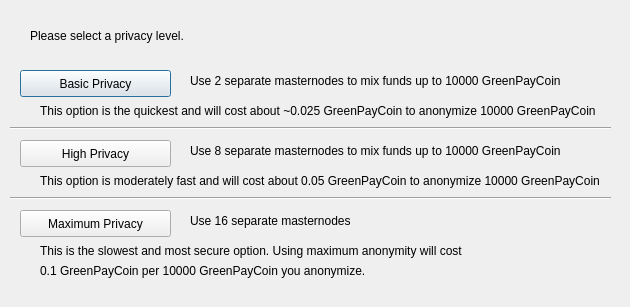
<?xml version="1.0" encoding="UTF-8"?>
<ui version="4.0">
 <class>ObfuscationConfig</class>
 <widget class="QDialog" name="ObfuscationConfig">
  <property name="geometry">
   <rect>
    <x>0</x>
    <y>0</y>
    <width>630</width>
    <height>307</height>
   </rect>
  </property>
  <property name="windowTitle">
   <string>Configure Obfuscation</string>
  </property>
  <widget class="QPushButton" name="buttonBasic">
   <property name="geometry">
    <rect>
     <x>20</x>
     <y>70</y>
     <width>151</width>
     <height>27</height>
    </rect>
   </property>
   <property name="text">
    <string>Basic Privacy</string>
   </property>
  </widget>
  <widget class="QPushButton" name="buttonHigh">
   <property name="geometry">
    <rect>
     <x>20</x>
     <y>140</y>
     <width>151</width>
     <height>27</height>
    </rect>
   </property>
   <property name="text">
    <string>High Privacy</string>
   </property>
  </widget>
  <widget class="QPushButton" name="buttonMax">
   <property name="geometry">
    <rect>
     <x>20</x>
     <y>210</y>
     <width>151</width>
     <height>27</height>
    </rect>
   </property>
   <property name="text">
    <string>Maximum Privacy</string>
   </property>
  </widget>
  <widget class="QLabel" name="label">
   <property name="geometry">
    <rect>
     <x>30</x>
     <y>20</y>
     <width>571</width>
     <height>31</height>
    </rect>
   </property>
   <property name="text">
    <string>Please select a privacy level.</string>
   </property>
  </widget>
  <widget class="QLabel" name="label_2">
   <property name="geometry">
    <rect>
     <x>190</x>
     <y>70</y>
     <width>421</width>
     <height>21</height>
    </rect>
   </property>
   <property name="text">
    <string>Use 2 separate masternodes to mix funds up to 10000 GreenPayCoin</string>
   </property>
  </widget>
  <widget class="QLabel" name="label_3">
   <property name="geometry">
    <rect>
     <x>190</x>
     <y>140</y>
     <width>411</width>
     <height>21</height>
    </rect>
   </property>
   <property name="text">
    <string>Use 8 separate masternodes to mix funds up to 10000 GreenPayCoin</string>
   </property>
  </widget>
  <widget class="QLabel" name="label_4">
   <property name="geometry">
    <rect>
     <x>190</x>
     <y>210</y>
     <width>421</width>
     <height>21</height>
    </rect>
   </property>
   <property name="text">
    <string>Use 16 separate masternodes</string>
   </property>
  </widget>
  <widget class="QLabel" name="label_6">
   <property name="geometry">
    <rect>
     <x>40</x>
     <y>100</y>
     <width>561</width>
     <height>21</height>
    </rect>
   </property>
   <property name="text">
    <string>This option is the quickest and will cost about ~0.025 GreenPayCoin to anonymize 10000 GreenPayCoin</string>
   </property>
  </widget>
  <widget class="QLabel" name="label_7">
   <property name="geometry">
    <rect>
     <x>40</x>
     <y>170</y>
     <width>561</width>
     <height>21</height>
    </rect>
   </property>
   <property name="text">
    <string>This option is moderately fast and will cost about 0.05 GreenPayCoin to anonymize 10000 GreenPayCoin</string>
   </property>
  </widget>
  <widget class="QLabel" name="label_8">
   <property name="geometry">
    <rect>
     <x>40</x>
     <y>240</y>
     <width>561</width>
     <height>21</height>
    </rect>
   </property>
   <property name="text">
    <string>This is the slowest and most secure option. Using maximum anonymity will cost</string>
   </property>
  </widget>
  <widget class="QLabel" name="label_9">
   <property name="geometry">
    <rect>
     <x>40</x>
     <y>260</y>
     <width>561</width>
     <height>21</height>
    </rect>
   </property>
   <property name="text">
    <string>0.1 GreenPayCoin per 10000 GreenPayCoin you anonymize.</string>
   </property>
  </widget>
  <widget class="Line" name="line">
   <property name="geometry">
    <rect>
     <x>10</x>
     <y>120</y>
     <width>601</width>
     <height>16</height>
    </rect>
   </property>
   <property name="orientation">
    <enum>Qt::Horizontal</enum>
   </property>
  </widget>
  <widget class="Line" name="line_2">
   <property name="geometry">
    <rect>
     <x>10</x>
     <y>190</y>
     <width>601</width>
     <height>16</height>
    </rect>
   </property>
   <property name="orientation">
    <enum>Qt::Horizontal</enum>
   </property>
  </widget>
 </widget>
 <resources/>
 <connections/>
</ui>
